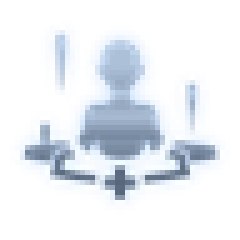
#> input picture projects/golden_spatula_mumu/resource_knowledge/image/augment/augment_10048_findyourcenter1.png, 48 x 48 px (shown 5 times larger)
$ python -i golden-spatula-audit-augment-choice-vision.py   (imports and definitions only)
#> lines starting #> are read from the running program, lines starting #| are printed output that depends on the picture; after the words box and inside, x2 and y2 are one past the last pixel; in counts of white or black regions, pixels touching at a corner belong together
#> further down, picture is the input picture: PIL image 48x48 RGBA; mean R, G, B, A 46.2, 76.2, 112.7, 43.5
#!/usr/bin/env python3
"""Audit and benchmark Golden Spatula augment-choice icon recognition.

This script mirrors the fast fixed-ROI classifier used by
goldenSpatulaAugmentChoiceVision.ts closely enough to review OCR outputs
offline. It produces CSV metrics and review sheets that place the source
icon crop next to the predicted template icon.
"""

from __future__ import annotations

import argparse
import csv
import json
import math
import shutil
import statistics
import time
from dataclasses import dataclass
from pathlib import Path
from typing import Iterable

import numpy as np
from PIL import Image, ImageDraw, ImageFont


CARD_ROIS = [
    (130, 80, 355, 390),
    (465, 80, 355, 390),
    (800, 80, 355, 390),
]

ICON_ROIS = [
    (1, "1", (260, 95, 120, 120)),
    (2, "2", (585, 95, 120, 120)),
    (3, "3", (910, 95, 120, 120)),
]

TITLE_ROIS = [
    (1, (175, 232, 265, 50)),
    (2, (510, 232, 265, 50)),
    (3, (845, 232, 265, 50)),
]

FEATURE_SIZE = (24, 24)
TITLE_FEATURE_SIZE = (265, 50)
HISTOGRAM_BINS = 4
DEFAULT_MIN_SCORE = 0.36
AMBIGUOUS_MARGIN = 0.008
STRONG_SCORE = 0.42
TITLE_SCORE_WEIGHT = 0.9
ICON_SCORE_WEIGHT = 0.1
TITLE_THRESHOLD = 170


@dataclass(frozen=True)
class TemplateFeature:
    slug: str
    name: str
    path: Path
    feature: np.ndarray
    histogram: np.ndarray
    title_feature: np.ndarray


@dataclass
class SlotResult:
    frame: Path
    slot_index: int
    slot_label: str
    source_roi: tuple[int, int, int, int]
    matched: bool
    ambiguous: bool
    best_slug: str
    best_name: str
    best_path: Path | None
    best_score: float
    best_icon_score: float
    best_title_score: float
    second_slug: str
    second_score: float
    third_slug: str
    third_score: float
    match_ms: float


# [27 lines left out: functions load_font, load_title_font, not called in this run]


def normalize(values: np.ndarray) -> np.ndarray:
    vector = values.astype(np.float32).reshape(-1)
    vector -= float(vector.mean())
    norm = float(np.linalg.norm(vector))
    if norm <= 1e-6:
        return vector
    return vector / norm


def feature(image: Image.Image) -> np.ndarray:
    resized = image.convert("RGB").resize(FEATURE_SIZE, Image.Resampling.BICUBIC)
    return normalize(np.asarray(resized, dtype=np.float32) / 255.0)


def title_feature_from_image(image: Image.Image) -> np.ndarray:
    resized = image.convert("L").resize(TITLE_FEATURE_SIZE, Image.Resampling.BICUBIC)
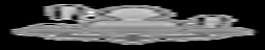
#> resized: PIL image 265x50 L; min 0, max 255, mean 71.8
    array = np.asarray(resized, dtype=np.float32)
    mask = (array >= TITLE_THRESHOLD).astype(np.float32)
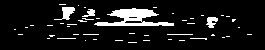
#> mask: shape (50, 265) float32; values 0 (black) and 1 (white), 9.3% white; 48 white regions (43 under 20 px), largest, box (x1, y1, x2, y2) and area: (94, 8, 174, 26) 686, (54, 7, 75, 20) 126, (206, 17, 218, 28) 85, (82, 9, 95, 17) 55, (167, 34, 193, 35) 26
    return normalize(mask)
#> in normalize, `vector = values.astype(np.float32).reshape(-1)`: vector = 13250 values, max 1 at index 1119, min 0 at index 0, mean 0.0934
#> in normalize, `vector -= float(vector.mean())`: vector = 13250 values, max 0.907 at index 1119, min -0.0934 at index 0, mean -2.3e-09
#> in normalize, `norm = float(np.linalg.norm(vector))`: norm = 33.5


# [350 lines left out: functions title_feature_from_text, color_histogram, trim_transparent, load_templates, card_visible, discover_frames and 5 more, not called in this run]


# [2 lines not run here, left out]

>>> from PIL import Image
>>> picture = Image.open('../projects/golden_spatula_mumu/resource_knowledge/image/augment/augment_10048_findyourcenter1.png')
>>> result = title_feature_from_image(picture)
#> result = 13250 values, max 0.0271 at index 1119, min -0.00279 at index 0, mean -2.16e-10
